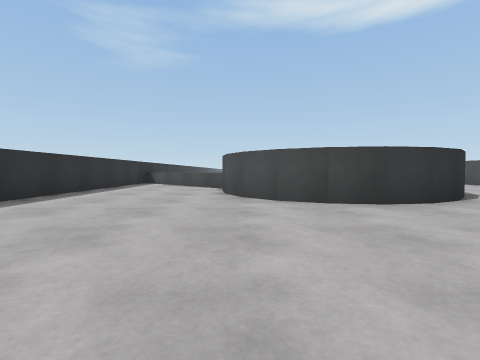
[1] (above)

18 first-person views from a walk through a 3-D level made in the Unity game engine. The camera is 0.58 m above the floor, tilts 2° down and sees 85° across. The floor is counted in squares, 1 m on a side. Each view is taken from the middle of a square. On the plan, view 1 faces up. The plan holds only what a view shows up to about 9 squares ahead; the rest is blank. The place goes on beyond the plan.

[2]
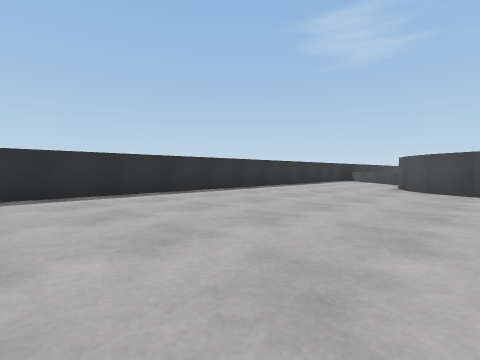

[3]
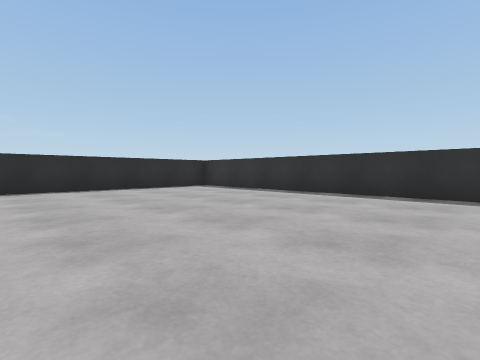

[4]
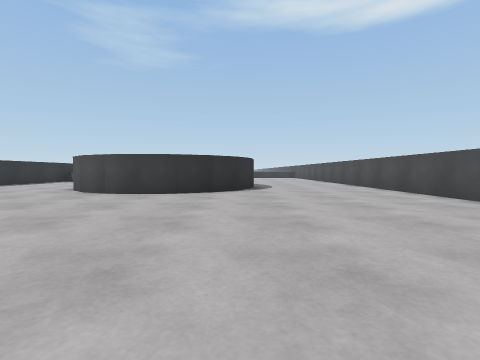

[5]
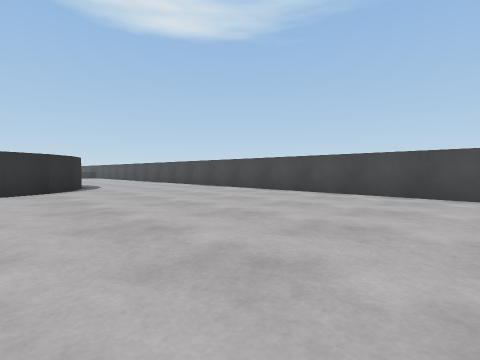

[6]
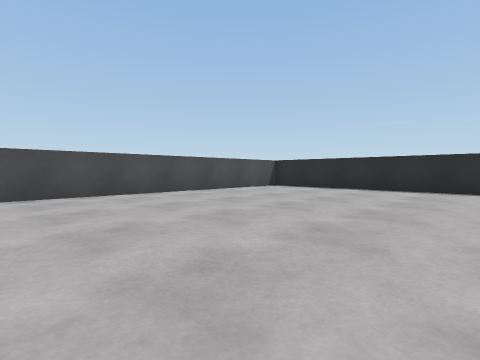

[7]
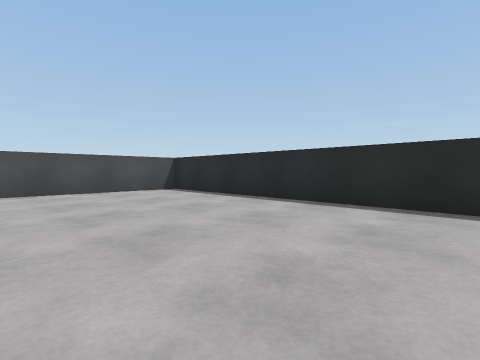

[8]
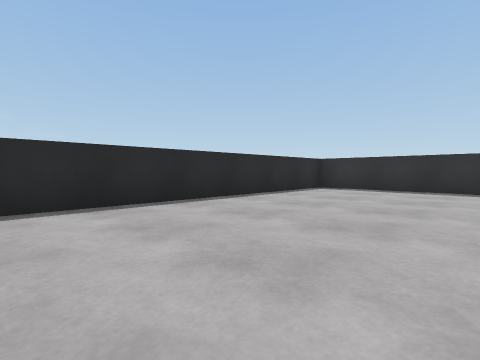

[9]
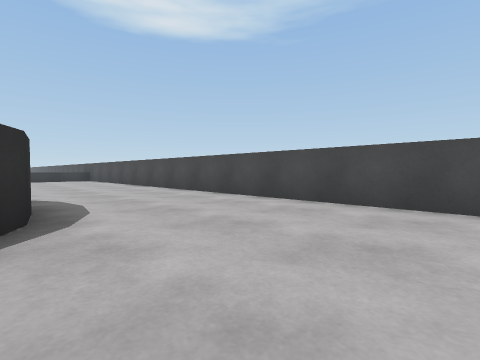

[10]
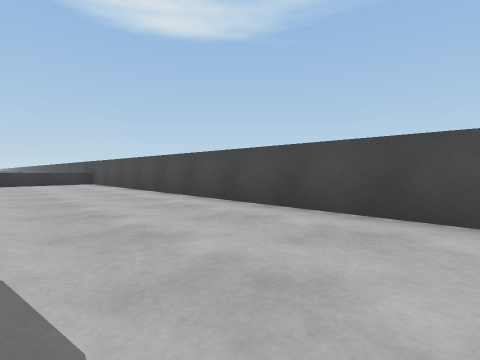

[11]
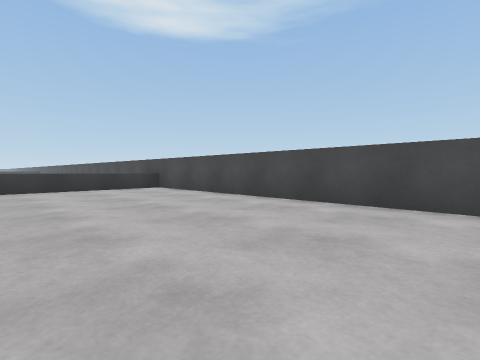

[12]
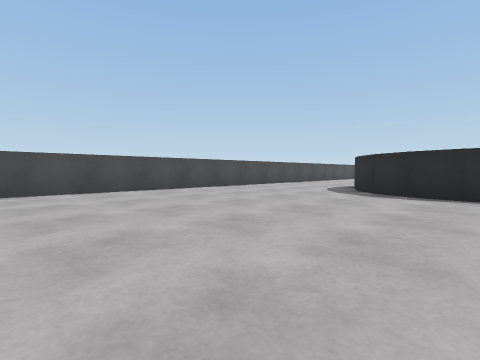

[13]
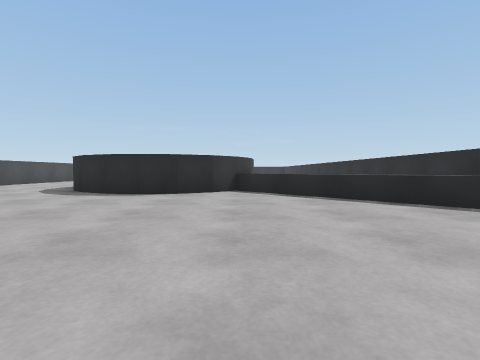

[14]
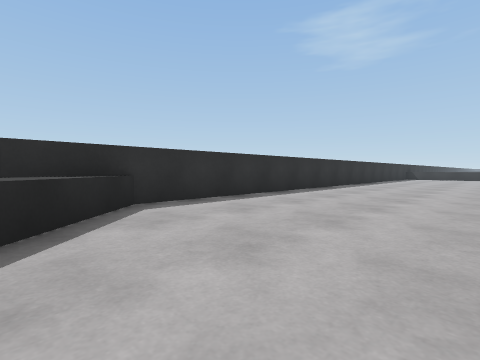

[15]
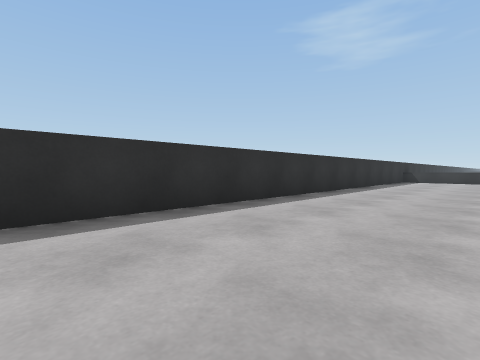

[16]
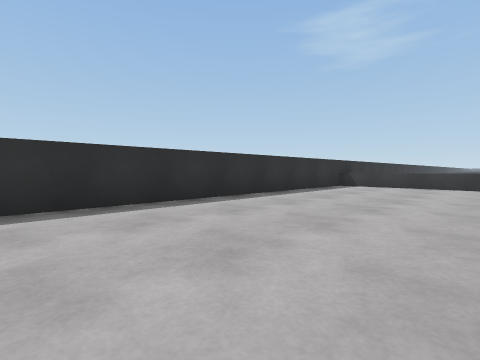

[17]
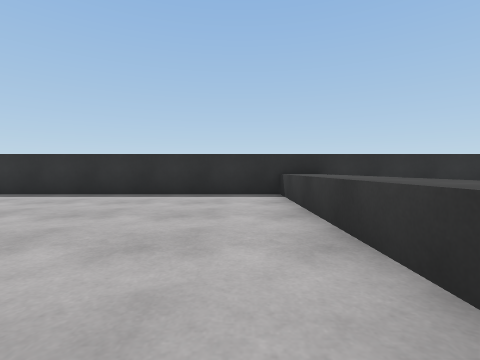

[18]
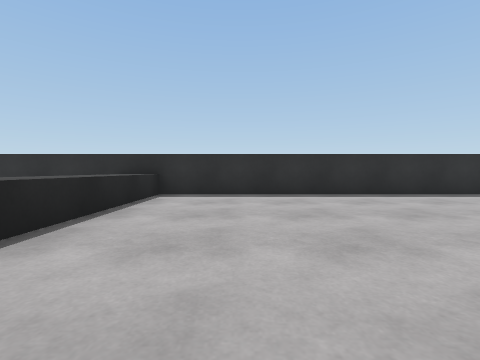

### Floor plan
Key: @ floor where view 1 was taken; # wall or solid block; . floor; ^ raised ledge.
Columns run from 5 left of view 1 to 10 right of it. Each row starts with its distance up from view 1.
 39 #...
 38 #....
 37 #.....
 36 #......
 35 #.......
 34 #......
 33 #^^^^^
 32 #^^^^^^
 31 #.......
 30 #......
 29 #.....
 28 #.....
 27 #.....
 26 #.....
 25 #.....
 24 #.....
 23 #.....
 22 #.....
 21 #.....
 20 #.....    ^^^^^
 19 #.....    .....#
 18 #.....    .....#
 17 #..... ........#
 16 #..............#
 15 #..............#
 14 #..............#
 13 #^.............#
 12 #^^............#
 11 # ^^...........#
 10 #   ^.####.....#
  9 #...^##  ##....#
  8 #....#    #....#
  7 #....#    #....#
  6 #....##  ##....#
  5 #.....####.....#
  4 #..............#
  3 #..............#
  2 #..............#
  1 #..............#
  0 #....@.........#
 -1 #..............#
 -2 #..............#
 -3 #..............#
 -4 #..............#
 -5 #..............#
 -6 #..............#
 -7 #..............#
 -8 #..............#
 -9 #..............#
-10 ################

Where each view was taken, in squares from view 1:
view 1: 0 up, 0 right, facing up
view 2: 3 down, 2 right, facing up-left
view 3: 1 down, 2 right, facing down-left
view 4: 2 down, 5 right, facing up
view 5: 3 down, 3 right, facing up-right
view 6: 1 down, 3 right, facing down-right
view 7: 5 down, 2 right, facing down-right
view 8: 5 down, 4 right, facing down-left
view 9: 3 up, 5 right, facing up-right
view 10: 7 up, 6 right, facing up-right
view 11: 11 up, 5 right, facing up-right
view 12: 17 up, 2 right, facing down-right
view 13: 17 up, 0 right, facing down
view 14: 12 up, 0 right, facing up-left
view 15: 17 up, 1 left, facing up-left
view 16: 22 up, 0 right, facing up-left
view 17: 31 up, 2 right, facing left
view 18: 35 up, 2 right, facing left
